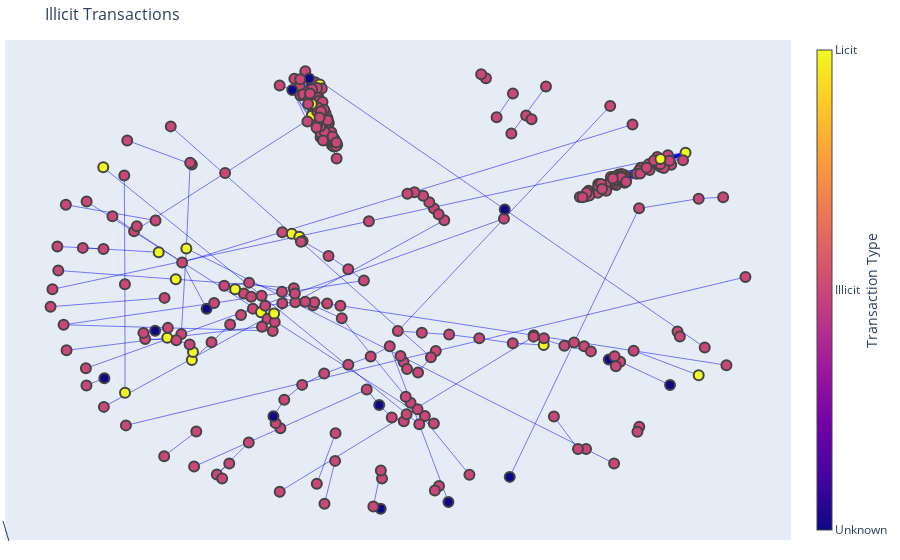

The cell this chart's notebook holds for it:
### Code cell
bad_ids = df_features[(df_features['Time_step'] == 32) & ((df_features['class'] == '1'))]['txId']
short_edges = df_edges[df_edges['txId1'].isin(bad_ids)]
graph = nx.from_pandas_edgelist(short_edges, source = 'txId1', target = 'txId2', create_using = nx.DiGraph())
pos = nx.spring_layout(graph)

edge_x = []
edge_y = []
for edge in graph.edges():
    x0, y0 = pos[edge[0]]
    x1, y1 = pos[edge[1]]
    edge_x.append(x0)
    edge_x.append(x1)
    edge_x.append(None)
    edge_y.append(y0)
    edge_y.append(y1)
    edge_y.append(None)

edge_trace = go.Scatter(
    x=edge_x, y=edge_y,
    line=dict(width=0.5, color='blue'),
    hoverinfo='none',
    mode='lines')

node_x = []
node_y = []
node_text=[]
for node in graph.nodes():
    x, y = pos[node]
    node_x.append(x)
    node_y.append(y)
    node_text.append(node)

node_trace = go.Scatter(
    x=node_x, y=node_y,
    mode='markers',
    hoverinfo='text',
    marker=dict(
        color=[],
        size=10,
        colorbar=dict(
            thickness=15,
            title='Transaction Type',
            xanchor='left',
            titleside='right',
            tickmode='array',
            tickvals=[0,1,2],
            ticktext=['Unknown','Illicit','Licit']
        ),
        line_width=2))
node_trace.text=node_text
node_trace.marker.color = pd.to_numeric(df_features[df_features['txId'].isin(list(graph.nodes()))]['class'])

fig = go.Figure(data=[edge_trace, node_trace],
             layout=go.Layout(
                title="Illicit Transactions",
                titlefont_size=16,
                showlegend=False,
                hovermode='closest',
                margin=dict(b=20,l=5,r=5,t=40),
                annotations=[ dict(
                    showarrow=True,
                    xref="paper", yref="paper",
                    x=0.005, y=-0.002 ) ],
                xaxis=dict(showgrid=False, zeroline=False, showticklabels=False),
                yaxis=dict(showgrid=False, zeroline=False, showticklabels=False))
                )
fig.show()

### Figure 1 — Plotly figure (JSON) as saved in the notebook; plotly's stock layout.template omitted (floating-point values rounded to 4 significant figures; data arrays with more than 128 entries replaced by an {"elided": "..."} marker saying what was removed)
{"data": [{"hoverinfo": "none", "line": {"color": "blue", "width": 0.5}, "mode": "lines", "type": "scatter", "x": {"elided": "867 float values"}, "y": {"elided": "867 float values"}}, {"hoverinfo": "text", "marker": {"color": {"elided": "315 int values"}, "colorbar": {"thickness": 15, "tickmode": "array", "ticktext": ["Unknown", "Illicit", "Licit"], "tickvals": [0, 1, 2], "title": {"side": "right", "text": "Transaction Type"}, "xanchor": "left"}, "line": {"width": 2}, "size": 10}, "mode": "markers", "text": {"elided": "315 str values"}, "type": "scatter", "x": {"elided": "315 float values"}, "y": {"elided": "315 float values"}}], "layout": {"annotations": [{"showarrow": true, "x": 0.005, "xref": "paper", "y": -0.002, "yref": "paper"}], "hovermode": "closest", "margin": {"b": 20, "l": 5, "r": 5, "t": 40}, "showlegend": false, "title": {"font": {"size": 16}, "text": "Illicit Transactions"}, "xaxis": {"showgrid": false, "showticklabels": false, "zeroline": false}, "yaxis": {"showgrid": false, "showticklabels": false, "zeroline": false}}}
